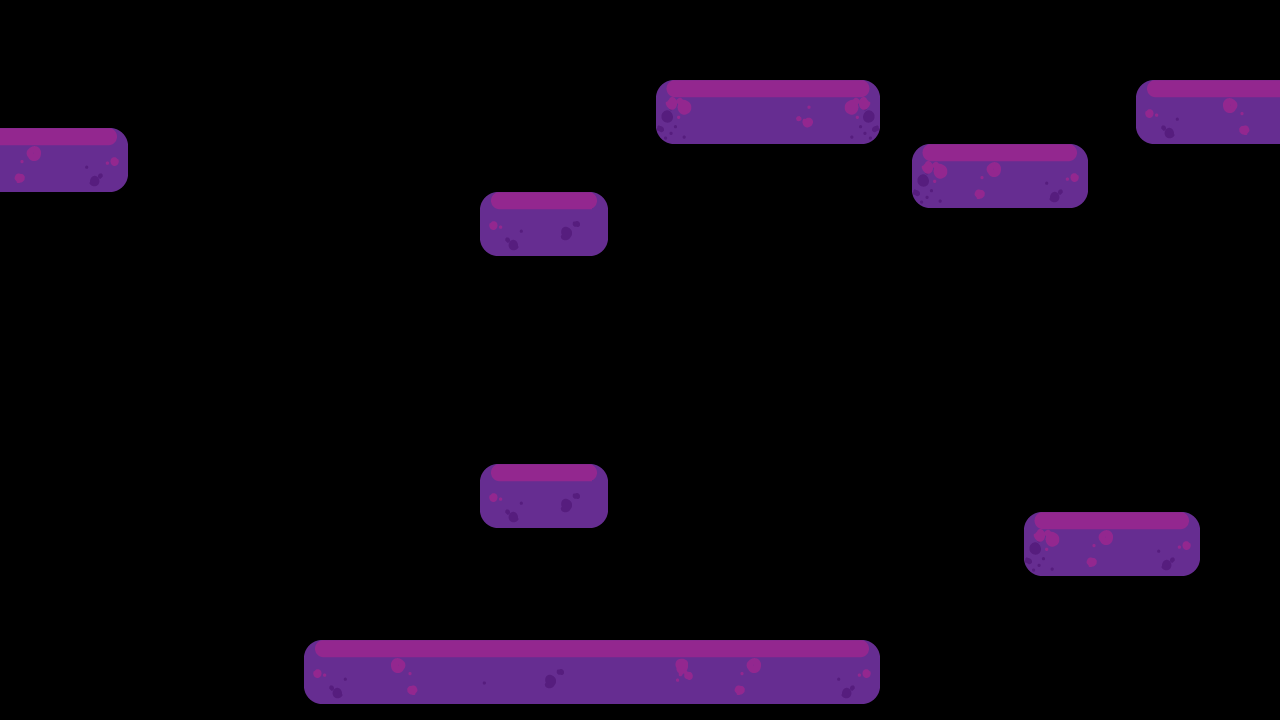

The image is a tile-based game level rendered from a .tmx file. Its description and source (layers, tilesets, objects; grid data summarised) follow:
An orthogonal 80x45 tile map with 16x16 px tiles, 1 tile layer (Tile Layer 1), 4 tilesets.

<map version="1.2" tiledversion="1.2.4" orientation="orthogonal" renderorder="right-down" width="80" height="45" tilewidth="16" tileheight="16" infinite="0" nextlayerid="4" nextobjectid="36">
 <tileset firstgid="1" name="platttspritesheet" tilewidth="16" tileheight="16" tilecount="648" columns="54">
  <image source="../Project_Bonds/assets/img/platforms/platttspritesheet.png" trans="000000" width="864" height="192" />
 </tileset>
 <tileset firstgid="649" name="bluPlats" tilewidth="272" tileheight="65" tilecount="3" columns="0">
  <grid orientation="orthogonal" width="1" height="1" />
  <tile id="0">
   <image width="272" height="65" source="../Project_Bonds/assets/img/platforms/blulrg.png" />
  </tile>
  <tile id="1">
   <image width="176" height="65" source="../Project_Bonds/assets/img/platforms/blumd.png" />
  </tile>
  <tile id="2">
   <image width="96" height="65" source="../Project_Bonds/assets/img/platforms/blusm.png" />
  </tile>
 </tileset>
 <tileset firstgid="653" name="redPlats" tilewidth="272" tileheight="64" tilecount="3" columns="0">
  <grid orientation="orthogonal" width="1" height="1" />
  <tile id="0">
   <image width="272" height="64" source="../Project_Bonds/assets/img/platforms/redlrg.png" />
  </tile>
  <tile id="1">
   <image width="176" height="64" source="../Project_Bonds/assets/img/platforms/redmd.png" />
  </tile>
  <tile id="2">
   <image width="96" height="64" source="../Project_Bonds/assets/img/platforms/redsm.png" />
  </tile>
 </tileset>
 <tileset firstgid="656" name="misc" tilewidth="59" tileheight="66" tilecount="5" columns="0">
  <grid orientation="orthogonal" width="1" height="1" />
  <tile id="0">
   <image width="59" height="66" source="../Project_Bonds/assets/img/collectibles/bigjar.png" />
  </tile>
  <tile id="1">
   <image width="35" height="37" source="../Project_Bonds/assets/img/collectibles/smjar.png" />
  </tile>
  <tile id="2">
   <image width="33" height="33" source="../Project_Bonds/assets/img/hazards/blueSpike.png" />
  </tile>
  <tile id="3">
   <image width="33" height="32" source="../Project_Bonds/assets/img/hazards/purpleSpike.png" />
  </tile>
  <tile id="4">
   <image width="33" height="33" source="../Project_Bonds/assets/img/hazards/redSpike.png" />
  </tile>
 </tileset>
 <layer id="1" name="Tile Layer 1" width="80" height="45">
  <data>[3600 cells, 420 non-empty, 148 distinct tile ids]</data>
 </layer>
</map>
